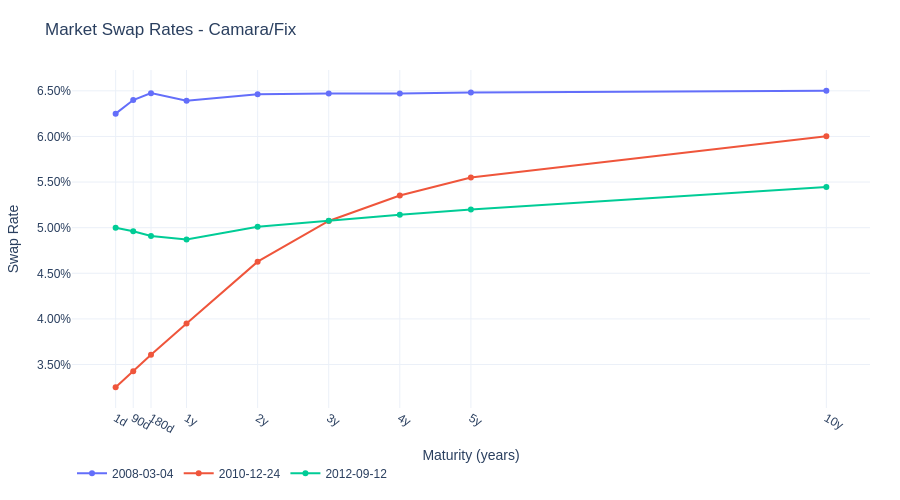

Notebook code for this chart:
### Code cell
fig = go.Figure()
sample = market_rates_df.sample(3, random_state=1)
for date, row in sample.iterrows():
    tenors_years = np.array([str_tenor_to_days(c) for c in row.index]) / 360
    fig.add_trace(go.Scatter(x=tenors_years, y=row.values, mode='lines+markers', name=str(date.date())))

fig.update_xaxes(ticktext=market_rates_df.columns, tickvals=tenors_years)
fig.update_yaxes(tickformat=".2%")
fig.update_layout()
apply_style(fig, title="Market Swap Rates - Camara/Fix", x_title="Maturity (years)", y_title="Swap Rate")
fig.show()

### Figure 1 — Plotly figure (JSON) as saved in the notebook; plotly's stock layout.template omitted (floating-point values rounded to 4 significant figures)
{"data": [{"mode": "lines+markers", "name": "2008-03-04", "type": "scatter", "x": [0.002778, 0.25, 0.5, 1.0, 2.0, 3.0, 4.0, 5.0, 10.0], "y": [0.0625, 0.06399, 0.06475, 0.06392, 0.06461, 0.06471, 0.06471, 0.06482, 0.06502]}, {"mode": "lines+markers", "name": "2010-12-24", "type": "scatter", "x": [0.002778, 0.25, 0.5, 1.0, 2.0, 3.0, 4.0, 5.0, 10.0], "y": [0.0325, 0.03425, 0.03607, 0.03951, 0.04627, 0.05074, 0.05353, 0.05551, 0.06002]}, {"mode": "lines+markers", "name": "2012-09-12", "type": "scatter", "x": [0.002778, 0.25, 0.5, 1.0, 2.0, 3.0, 4.0, 5.0, 10.0], "y": [0.05, 0.0496, 0.0491, 0.0487, 0.0501, 0.05076, 0.05142, 0.05198, 0.05447]}], "layout": {"autosize": true, "font": {"family": "Arial", "size": 12}, "height": 500, "legend": {"orientation": "h", "x": 0, "xanchor": "left", "y": -0.15, "yanchor": "top"}, "margin": {"b": 70, "l": 60, "r": 30, "t": 70}, "title": {"text": "Market Swap Rates - Camara/Fix", "xanchor": "left"}, "xaxis": {"showgrid": true, "ticktext": ["1d", "90d", "180d", "1y", "2y", "3y", "4y", "5y", "10y"], "tickvals": [0.002778, 0.25, 0.5, 1.0, 2.0, 3.0, 4.0, 5.0, 10.0], "title": {"text": "Maturity (years)"}, "zeroline": false}, "yaxis": {"showgrid": true, "tickformat": ".2%", "title": {"text": "Swap Rate"}, "zeroline": false}}}
